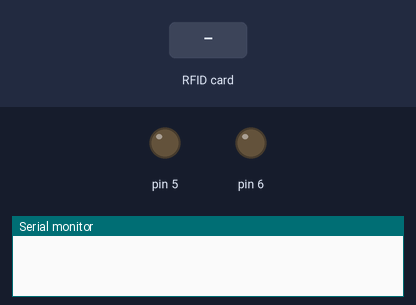
The sketch below on a simulated Arduino Uno, built with avr-gcc and run on an emulated ATmega328P. Shown: output pins drawn as LEDs (lit = HIGH), the last lines printed to the serial monitor. The test bench sets the inputs (shaded band). Pins used as bus, display or sensor lines are not drawn.

Above: at 1.2 s.
1.3 s: RFID card 37 CE EA 32 held to the reader
At 1.9 s:
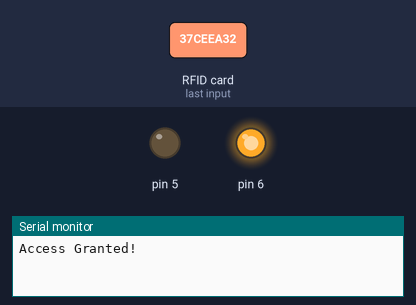
2.8 s: RFID card 5E 7A 19 C4 held to the reader
Timing chart, 0 to 5.8 s (numbered marks = the images above; inputs shaded):
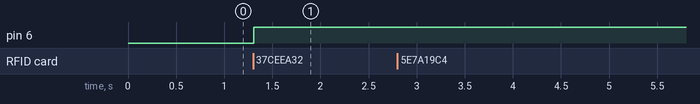

The sketch:

sketch_may25a.ino
```cpp
#include "SPI.h"
#include "MFRC522.h"

#define RST_PIN 9 // RES pin
#define SS_PIN  10 // SDA (SS) pin

byte readCard[4];
String cardID = "37CEEA32"; // замените на ID своей метки
String tagID = "";

unsigned long time1, timest, timep, timesp, timeb, timee;
byte start, stop, back, pause;

MFRC522 mfrc522(SS_PIN, RST_PIN); // создание объекта mfrc522

void setup() {
  Serial.begin(9600);
  SPI.begin();
  mfrc522.PCD_Init();
  pinMode(5, OUTPUT);
  pinMode(6, OUTPUT);
}

void loop() {
  while (getID()) {
    if (tagID == cardID && start == 0 && stop == 0 && (back == 0 || back == 1) && pause == 0 ) {
      timest = millis();
      Serial.println("Access Granted!");
      start = 1;
      stop = 0;
      back = 0;
      digitalWrite(5, LOW);
      digitalWrite(6, HIGH);
      time1=millis();
    }
      if(millis()-time1 <= 500){ // устраняем дребезг кнопки, блокировка нажатия 200 мс
    pause = 1;
    delay(500);
    pause = 0;
  }
    else if (tagID == cardID && pause == 0 && start == 1 && stop == 0 && back == 0) {
      timep = millis();
      Serial.println("Access Granted!");
      start = 0;
      stop = 1;
      back = 0;
      digitalWrite(5, LOW);
      digitalWrite(6, LOW);
      time1=millis();
    }
      if(millis()-time1 <= 500){ // устраняем дребезг кнопки, блокировка нажатия 200 мс
    pause = 1;
    delay(500);
    pause = 0;
  }
    else if (tagID == cardID && pause == 0 && start == 0 && stop == 1 && back == 0) {
      timesp = millis();
      Serial.println("Access Granted!");
      start = 0;
      stop = 0;
      back = 1;
      digitalWrite(6, LOW);
      digitalWrite(5, HIGH);
      time1=millis();
    }
      if(millis()-time1 <= 500){ // устраняем дребезг кнопки, блокировка нажатия 200 мс
    pause = 1;
    delay(500);
    pause = 0;}
    else if (tagID != cardID) {
      Serial.println("Access Denied!");
    }
    Serial.print("ID: ");
    Serial.println(tagID);
    delay(2000);
  }

  timeb = timep - timest;
  timee = millis() - timesp;
  if (timee >= timeb){
        digitalWrite(5, LOW);
  }
}

boolean getID() {
  if (! mfrc522.PICC_IsNewCardPresent()) {
    return false;
  }

  if (! mfrc522.PICC_ReadCardSerial()) {
    return false;
  }

  tagID = "";

  for (uint8_t i = 0; i < 4; i++) {
    tagID.concat(String(mfrc522.uid.uidByte[i], HEX));
  }

  tagID.toUpperCase();
  mfrc522.PICC_HaltA();
  return true;
}
```

Measured:
- after the input at 1.3 s, pin 6: LOW → HIGH at once
